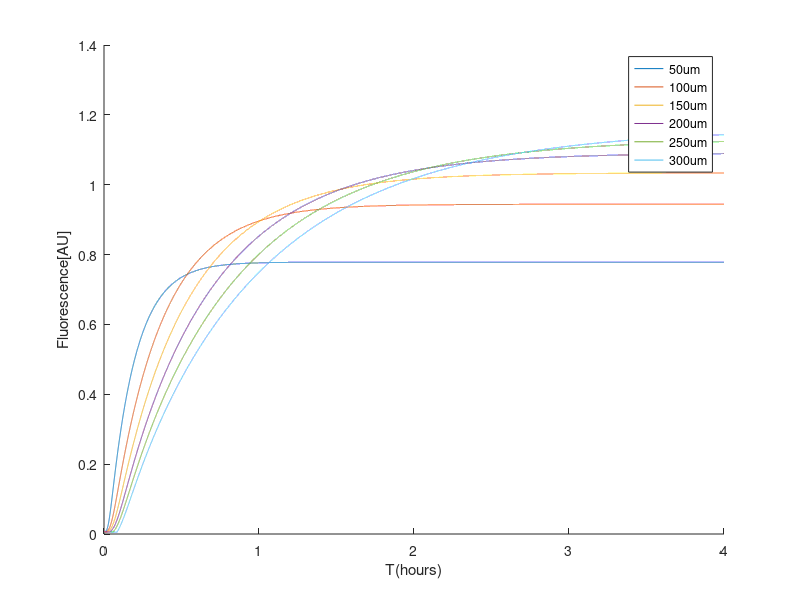

Write MATLAB code to recreate this figure.
%self-repressing
clear;
clc;
clf;
%from Karzbrun et. al.
W=20; %um 
D=33.5; %um^2/s 
R=50; %um 
FL=1.23e-2; %1/uM, fig.S4

alpha=146.7/60; %nM/s from Garamella J. et. al. table.S5 and S6
gamma=5.78e-04; %1/s from Bionumber ID 105190 

K=10; 
n=1.5;  
P(1)=0.5; %nM
t=[0:0.0001:4]; %hr
l=[50;100;150;200;250;300]; %um

for j=1:6
    
L=l(j);
tauR=pi*R^2*L/D/W; 
for i=1:40000
    Tdiff=(L^2)/D/3600/9; %diffusion time from Karzbrun  
    if i<Tdiff*10000 %before main flow diffusion into compartment
        C=1e-04;
    else %Extract arrive compartment, conc. inside increasing
        C=1-exp(-i*0.0001*3600/tauR); %Extract conc.
    end
    dPdt(i)=(alpha/(1+(P(i)/K)^n)*C^2-P(i)*(gamma+1/tauR)); 
    P(i+1)=P(i)+1/10000*3600*dPdt(i);


end
CC(j)=P(40000)*FL;
figure(1)
hold on
plot(t,P*FL)
end

xlabel('T(hours)')
ylabel('Fluorescence[AU]')
legend('50um','100um','150um','200um','250um','300um')
hold off
